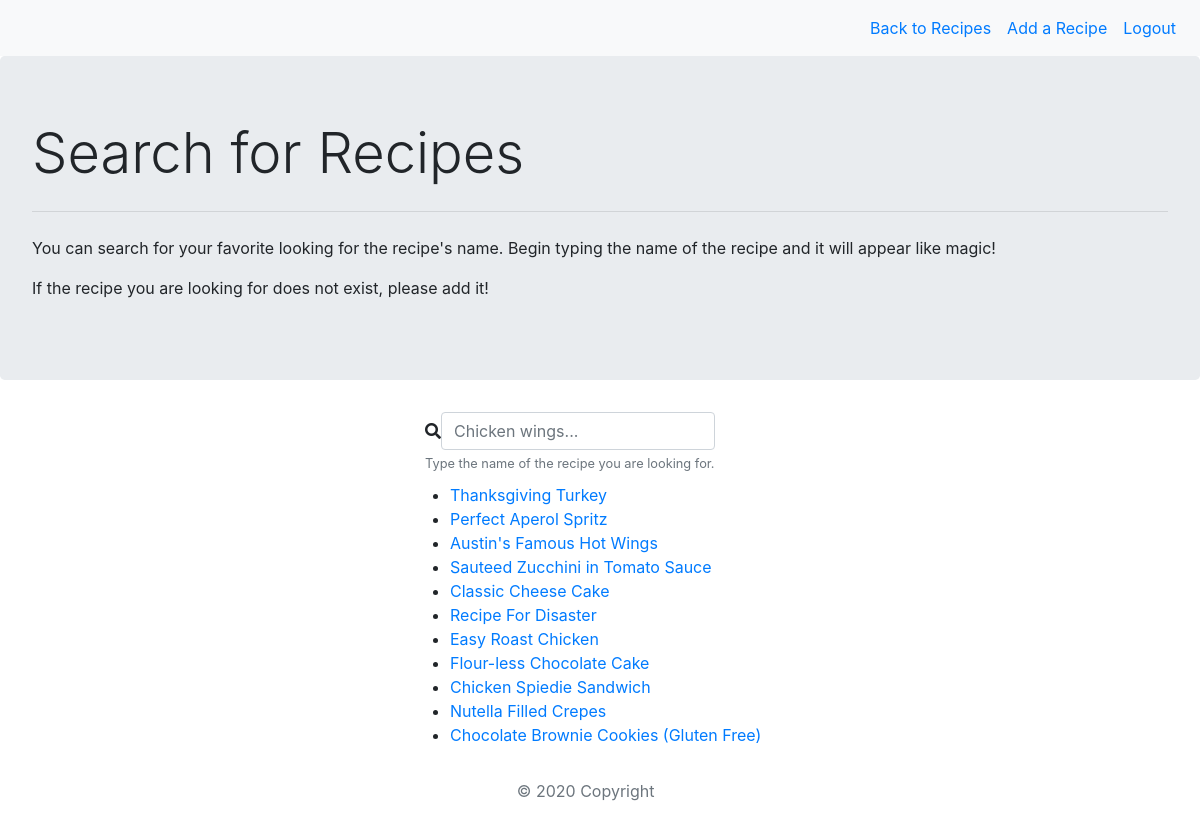
Page /search (signed in) on the committed database.
### recipe_app/models.py (models this page shows)
class Recipe(models.Model):
    title = models.CharField(max_length=225)
    ingredents = models.TextField()
    instructions = models.TextField()
    recipe_creator = models.ForeignKey(User, related_name="chef", on_delete = models.CASCADE)
    image = models.ImageField(upload_to='images/', blank=True, null=True)
    liked_by = models.ManyToManyField(User, related_name="liked_recipes")
    created_at = models.DateTimeField(auto_now_add=True)
    updated_at = models.DateTimeField(auto_now=True)
    objects = RecipeManager()

### recipe_app/views.py (the view)
# urls.py: path('search', views.search), #search
def search(request):
    if 'id' not in request.session:
        return redirect('/')
    ctx = {}
    url_parameter = request.GET.get("q")
    if url_parameter:
        recipes = Recipe.objects.filter(title__icontains=url_parameter)
    else:
        recipes = Recipe.objects.all()
    ctx["recipes"] = recipes
    if request.is_ajax():
        html = render_to_string(
            template_name="search_results.html", context={"recipes": recipes}
        )
        data_dict = {"html_from_view": html}
        return JsonResponse(data=data_dict, safe=False)
    return render(request, "search.html", context=ctx)

### recipe_app/templates/search.html (shortened to what this page needs)
<!DOCTYPE html>
<html lang="en">
    <head>
        {% load static %}
        <link rel="stylesheet"
        href="https://maxcdn.bootstrapcdn.com/bootstrap/4.0.0/css/bootstrap.min.css"
>
        <link rel="stylesheet" href="https://use.fontawesome.com/releases/v5.8.2/css/all.css">
        <link href="{% static "main.css" %}"
        rel="stylesheet"
        media="screen">
    </head>
    <body>
            <nav class="navbar navbar-expand-sm bg-light">
                <ul class="navbar-nav ml-auto">
                    <li class="nav-item">
                        <a class="nav-link" href="/recipe_wall"> Back to Recipes </a>
                    </li>
                    <li class="nav-item">
                        <a class="nav-link" href="/add_recipe"> Add a Recipe </a>
                    </li>
                    <li class="nav-item">
                        <a class="nav-link" href="/logout"> Logout </a>
                    </li>
                </ul>
            </nav>
            <div class="jumbotron">
                <h1 class="display-4">Search for Recipes</h1>
                <hr class="my-4">
                <p>You can search for your favorite looking for the recipe's name. Begin typing the name of the recipe and it will appear like magic!</p>
                <p>If the recipe you are looking for does not exist, please add it!</p>
              </div>
        <div class="container">
        {% block content %}
        <div class="row">
            <div class="col-sm-4"></div>
            <div class="col-sm-4">
                <form class="form-inline">
                <i id="search-icon" class="fas fa-search" aria-hidden="true"></i>
                <input id="user-input" class="form-control" type="text" placeholder="Chicken wings..." aria-label="Search">
                <small id="emailHelp" class="form-text text-muted">Type the name of the recipe you are looking for.</small>
                </form>
        <div class="row" style="margin-top:10px;">
            <div id="replaceable-content" class="">
                {% include 'search_results.html' %}
            </div>
        </div>
        {% endblock %}
    </div>
    </body>
</html>

### recipe_app/templates/search_results.html (shortened to what this page needs)
<!DOCTYPE html>
<html lang="en">
    <head>
        {% load static %}
        <link rel="stylesheet"
        href="https://maxcdn.bootstrapcdn.com/bootstrap/4.0.0/css/bootstrap.min.css"
>
        <link rel="stylesheet" href="https://use.fontawesome.com/releases/v5.8.2/css/all.css">
        <link href="{% static "main.css" %}"
        rel="stylesheet"
        media="screen">
    </head>
    <body>
        {% if recipes %}
        <ul>
            {% for recipe in recipes %}
             <li><a href = "/recipe/{{ recipe.id }}">{{ recipe.title}}</a></li>
            {% endfor %}
        </ul>
            {% else %}
            <p>Sorry, we can't find the recipe you are searching for.</p>
            {% endif %}
        <footer class="page-footer font-small text-muted">
            <div class="footer-copyright text-center py-3">
                <p>© 2020 Copyright</p>
            </div>
        </footer>
    </body>
</html>

### recipe_app/static/main.css (style rules this page uses)
nav { background-color: #e3f2fd; }

### rows in the picture
Recipe: title "Thanksgiving Turkey"
Recipe: title "Perfect Aperol Spritz"
Recipe: title "Austin's Famous Hot Wings"
Recipe: title "Sauteed Zucchini in Tomato Sauce"
Recipe: title "Classic Cheese Cake"
Recipe: title "Recipe For Disaster"
Recipe: title "Easy Roast Chicken"
Recipe: title "Flour-less Chocolate Cake"
Recipe: title "Chicken Spiedie Sandwich"
Recipe: title "Nutella Filled Crepes"
Recipe: title "Chocolate Brownie Cookies (Gluten Free)"
